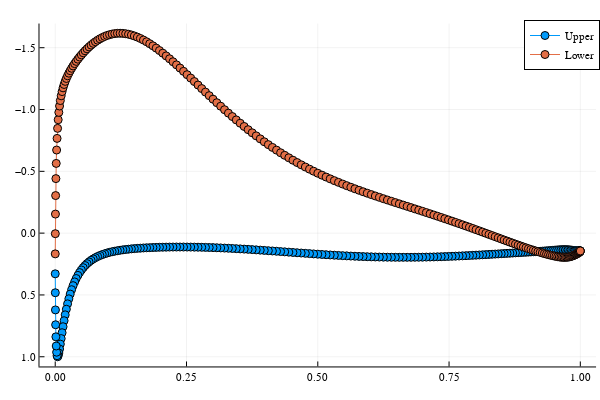

Notebook code cell kept with this figure:
### Code cell
upper_panels, lower_panels = split_panels(panels)
plot([ (first ∘ collocation_point)(panel) for panel in upper_panels ], [ panel.cp for panel in upper_panels ], 
     label = "Upper", markershape = :circle)
plot!([ (first ∘ collocation_point)(panel) for panel in lower_panels ], [ panel.cp for panel in lower_panels ], 
      label = "Lower", markershape = :circle, yaxis = (:flip))

### Figure 1 — Plotly figure (JSON) as saved in the notebook; plotly's stock layout.template omitted (floating-point values rounded to 4 significant figures; data arrays with more than 128 entries replaced by an {"elided": "..."} marker saying what was removed)
{"data": [{"colorbar": {"title": ""}, "legendgroup": "Upper", "line": {"color": "rgba(0, 154, 250, 1.000)", "dash": "solid", "shape": "linear", "width": 1}, "marker": {"color": "rgba(0, 154, 250, 1.000)", "line": {"color": "rgba(0, 0, 0, 1.000)", "width": 1}, "size": 8, "symbol": "circle"}, "mode": "lines+markers", "name": "Upper", "showlegend": true, "type": "scatter", "x": {"elided": "199 float values"}, "xaxis": "x", "y": {"elided": "199 float values"}, "yaxis": "y", "zmax": null, "zmin": null}, {"colorbar": {"title": ""}, "legendgroup": "Lower", "line": {"color": "rgba(227, 111, 71, 1.000)", "dash": "solid", "shape": "linear", "width": 1}, "marker": {"color": "rgba(227, 111, 71, 1.000)", "line": {"color": "rgba(0, 0, 0, 1.000)", "width": 1}, "size": 8, "symbol": "circle"}, "mode": "lines+markers", "name": "Lower", "showlegend": true, "type": "scatter", "x": {"elided": "199 float values"}, "xaxis": "x", "y": {"elided": "199 float values"}, "yaxis": "y", "zmax": null, "zmin": null}], "layout": {"annotations": [], "height": 400, "legend": {"bgcolor": "rgba(255, 255, 255, 1.000)", "bordercolor": "rgba(0, 0, 0, 1.000)", "borderwidth": 1, "font": {"color": "rgba(0, 0, 0, 1.000)", "family": "sans-serif", "size": 11}, "tracegroupgap": 0, "traceorder": "normal", "x": 1, "xanchor": "auto", "y": 1, "yanchor": "auto"}, "margin": {"b": 20, "l": 0, "r": 0, "t": 20}, "paper_bgcolor": "rgba(255, 255, 255, 1.000)", "plot_bgcolor": "rgba(255, 255, 255, 1.000)", "showlegend": true, "width": 600, "xaxis": {"anchor": "y", "domain": [0.06582, 0.9934], "gridcolor": "rgba(0, 0, 0, 0.100)", "gridwidth": 0.5, "linecolor": "rgba(0, 0, 0, 1.000)", "mirror": false, "range": [-0.02997, 1.03], "showgrid": true, "showline": true, "showticklabels": true, "tickangle": 0, "tickcolor": "rgb(0, 0, 0)", "tickfont": {"color": "rgba(0, 0, 0, 1.000)", "family": "sans-serif", "size": 11}, "tickmode": "array", "ticks": "inside", "ticktext": ["0.00", "0.25", "0.50", "0.75", "1.00"], "tickvals": [0, 0.25, 0.5, 0.75, 1], "title": "", "titlefont": {"color": "rgba(0, 0, 0, 1.000)", "family": "sans-serif", "size": 15}, "type": "-", "visible": true, "zeroline": false, "zerolinecolor": "rgba(0, 0, 0, 1.000)"}, "yaxis": {"anchor": "x", "domain": [0.03762, 0.9902], "gridcolor": "rgba(0, 0, 0, 0.100)", "gridwidth": 0.5, "linecolor": "rgba(0, 0, 0, 1.000)", "mirror": false, "range": [1.079, -1.696], "showgrid": true, "showline": true, "showticklabels": true, "tickangle": 0, "tickcolor": "rgb(0, 0, 0)", "tickfont": {"color": "rgba(0, 0, 0, 1.000)", "family": "sans-serif", "size": 11}, "tickmode": "array", "ticks": "inside", "ticktext": ["−1.5", "−1.0", "−0.5", "0.0", "0.5", "1.0"], "tickvals": [-1.5, -1, -0.5, 0, 0.5, 1], "title": "", "titlefont": {"color": "rgba(0, 0, 0, 1.000)", "family": "sans-serif", "size": 15}, "type": "-", "visible": true, "zeroline": false, "zerolinecolor": "rgba(0, 0, 0, 1.000)"}}}
